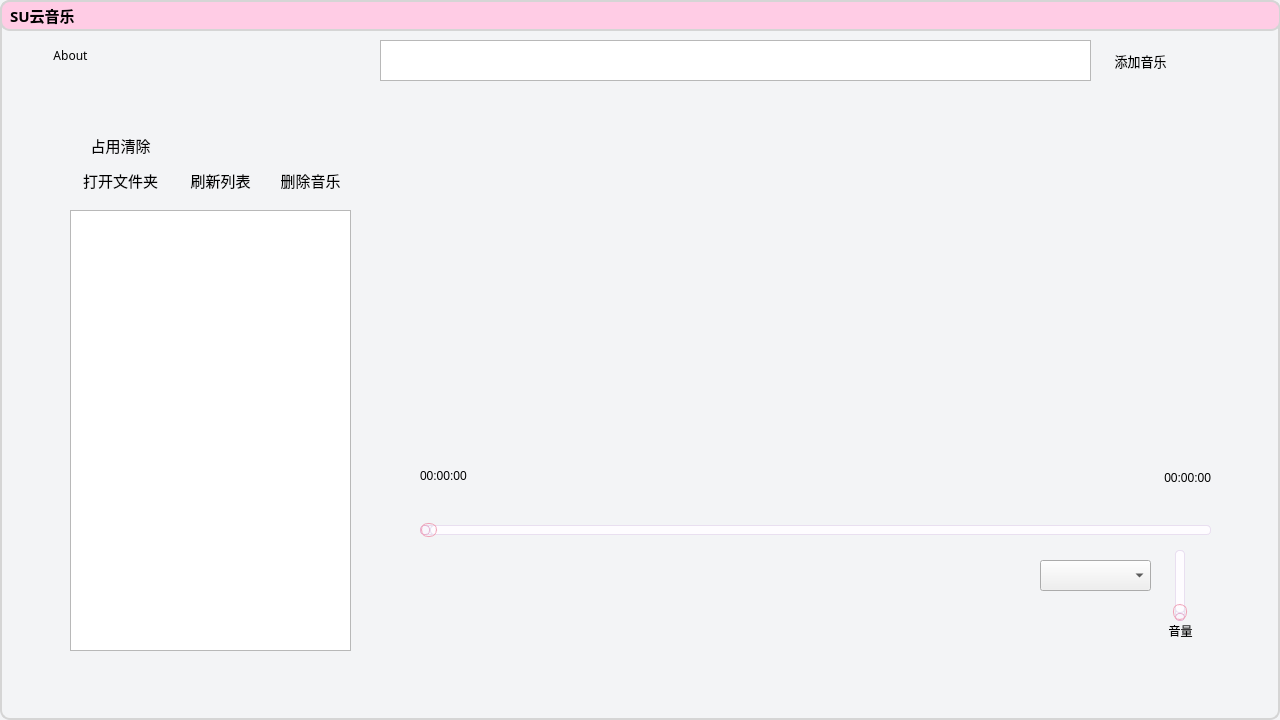
<?xml version="1.0" encoding="UTF-8"?>
<ui version="4.0">
 <class>SUmusic</class>
 <widget class="QMainWindow" name="SUmusic">
  <property name="enabled">
   <bool>true</bool>
  </property>
  <property name="geometry">
   <rect>
    <x>0</x>
    <y>0</y>
    <width>1280</width>
    <height>720</height>
   </rect>
  </property>
  <property name="sizePolicy">
   <sizepolicy hsizetype="Preferred" vsizetype="Preferred">
    <horstretch>0</horstretch>
    <verstretch>0</verstretch>
   </sizepolicy>
  </property>
  <property name="minimumSize">
   <size>
    <width>1280</width>
    <height>720</height>
   </size>
  </property>
  <property name="maximumSize">
   <size>
    <width>1280</width>
    <height>720</height>
   </size>
  </property>
  <property name="font">
   <font>
    <family>微软雅黑</family>
    <pointsize>11</pointsize>
    <bold>true</bold>
    <kerning>true</kerning>
   </font>
  </property>
  <property name="windowTitle">
   <string>SU云音乐</string>
  </property>
  <property name="windowIcon">
   <iconset resource="Icon.qrc">
    <normaloff>:/icon/4SUmusic/rainy_headicon.png</normaloff>:/icon/4SUmusic/rainy_headicon.png</iconset>
  </property>
  <property name="styleSheet">
   <string notr="true">QPushButton
{
	border:none;
}

QPushButton:hover
{
	background-color:rgb(212,212,212);
}


QMainWindow{         /*类名*/
    background-color:rgb(243,244,246); 
    border-radius: 10px;             /*四角圆角的直径*/
    border-style:solid;             /*边框样式（实线）*/
    border-width:2px;             /*边框宽度*/
    border-color:rgb(213, 213, 213);
}

QPushButton#closeWindow:hover{
	background-color:red;
}</string>
  </property>
  <widget class="QWidget" name="centralwidget">
   <widget class="QListView" name="Musiclist">
    <property name="geometry">
     <rect>
      <x>70</x>
      <y>210</y>
      <width>281</width>
      <height>441</height>
     </rect>
    </property>
    <property name="editTriggers">
     <set>QAbstractItemView::EditTrigger::NoEditTriggers</set>
    </property>
   </widget>
   <widget class="QWidget" name="widget" native="true">
    <property name="geometry">
     <rect>
      <x>480</x>
      <y>560</y>
      <width>611</width>
      <height>80</height>
     </rect>
    </property>
    <widget class="QPushButton" name="music_start">
     <property name="geometry">
      <rect>
       <x>260</x>
       <y>20</y>
       <width>91</width>
       <height>51</height>
      </rect>
     </property>
     <property name="styleSheet">
      <string notr="true"/>
     </property>
     <property name="text">
      <string/>
     </property>
     <property name="icon">
      <iconset resource="Icon.qrc">
       <normaloff>:/icon/4SUmusic/codicon_debug-start.png</normaloff>
       <normalon>:/icon/4SUmusic/ic_baseline-pause.png</normalon>:/icon/4SUmusic/codicon_debug-start.png</iconset>
     </property>
     <property name="iconSize">
      <size>
       <width>50</width>
       <height>50</height>
      </size>
     </property>
     <property name="checkable">
      <bool>true</bool>
     </property>
     <property name="autoDefault">
      <bool>false</bool>
     </property>
    </widget>
    <widget class="QPushButton" name="music_previews">
     <property name="geometry">
      <rect>
       <x>160</x>
       <y>20</y>
       <width>61</width>
       <height>51</height>
      </rect>
     </property>
     <property name="styleSheet">
      <string notr="true">image: url(:/icon/4SUmusic/mi_previous.png);</string>
     </property>
     <property name="text">
      <string/>
     </property>
    </widget>
    <widget class="QPushButton" name="music_next">
     <property name="geometry">
      <rect>
       <x>390</x>
       <y>20</y>
       <width>61</width>
       <height>51</height>
      </rect>
     </property>
     <property name="styleSheet">
      <string notr="true">image: url(:/icon/4SUmusic/mi_next.png);</string>
     </property>
     <property name="text">
      <string/>
     </property>
    </widget>
   </widget>
   <widget class="QLabel" name="all_long">
    <property name="geometry">
     <rect>
      <x>1120</x>
      <y>470</y>
      <width>91</width>
      <height>16</height>
     </rect>
    </property>
    <property name="text">
     <string>00:00:00</string>
    </property>
    <property name="alignment">
     <set>Qt::AlignmentFlag::AlignRight|Qt::AlignmentFlag::AlignTrailing|Qt::AlignmentFlag::AlignVCenter</set>
    </property>
   </widget>
   <widget class="QPushButton" name="reload">
    <property name="geometry">
     <rect>
      <x>180</x>
      <y>160</y>
      <width>81</width>
      <height>41</height>
     </rect>
    </property>
    <property name="font">
     <font>
      <family>微软雅黑</family>
      <pointsize>11</pointsize>
     </font>
    </property>
    <property name="text">
     <string>刷新列表</string>
    </property>
    <property name="icon">
     <iconset resource="Icon.qrc">
      <normaloff>:/icon/4SUmusic/material-symbols_refresh-rounded.png</normaloff>:/icon/4SUmusic/material-symbols_refresh-rounded.png</iconset>
    </property>
   </widget>
   <widget class="QLabel" name="now_long">
    <property name="geometry">
     <rect>
      <x>420</x>
      <y>470</y>
      <width>76</width>
      <height>12</height>
     </rect>
    </property>
    <property name="text">
     <string>00:00:00</string>
    </property>
   </widget>
   <widget class="QLabel" name="yinliang">
    <property name="geometry">
     <rect>
      <x>1140</x>
      <y>620</y>
      <width>81</width>
      <height>21</height>
     </rect>
    </property>
    <property name="font">
     <font>
      <family>微软雅黑</family>
     </font>
    </property>
    <property name="text">
     <string>音量</string>
    </property>
    <property name="alignment">
     <set>Qt::AlignmentFlag::AlignCenter</set>
    </property>
   </widget>
   <widget class="QSlider" name="musicslider">
    <property name="geometry">
     <rect>
      <x>420</x>
      <y>510</y>
      <width>791</width>
      <height>41</height>
     </rect>
    </property>
    <property name="styleSheet">
     <string notr="true">QSlider::groove:horizontal {
    border: 1px solid #e9dff0; /* 更亮的浅紫边框 */
    background: #f8f6fc; /* 更亮的浅灰紫色槽道 */
    height: 8px; /* 槽道高度 */
    border-radius: 4px; /* 圆角槽道 */
}

QSlider::sub-page:horizontal {
    background: qlineargradient(
        spread:pad,
        x1:0, y1:0, x2:1, y2:0,
        stop:0 #f0c8dd, /* 更亮的浅粉紫 */
        stop:1 #e6b2d1  /* 更亮的紫粉色 */
    ); /* 已播放部分渐变 */
    border: 1px solid #e6b2d1; /* 较亮的渐变边框 */
    height: 8px;
    border-radius: 4px;
}

QSlider::add-page:horizontal {
    background: #fefcff; /* 更亮的未播放部分浅灰粉色 */
    border: 1px solid #e9dff0; /* 更亮的浅紫边框 */
    height: 8px;
    border-radius: 4px;
}

QSlider::handle:horizontal {
    background: qradialgradient(
        cx:0.5, cy:0.5, radius:0.5,
        fx:0.5, fy:0.5,
        stop:0 #fff, /* 白色中心 */
        stop:1 #f6c4d3 /* 更亮的浅粉外圈 */
    ); /* 滑块渐变颜色 */
    border: 1px solid #f0a3b8; /* 更亮的粉色边框 */
    width: 14px; /* 滑块宽度 */
    height: 14px; /* 滑块高度 */
    margin: -3px 0; /* 调整垂直位置 */
    border-radius: 7px; /* 圆形滑块 */
}

QSlider::handle:horizontal:hover {
    background: qradialgradient(
        cx:0.5, cy:0.5, radius:0.5,
        fx:0.5, fy:0.5,
        stop:0 #fff8fa, /* 悬浮时更亮的中心 */
        stop:1 #f89ab6  /* 更亮的外圈亮粉色 */
    ); /* 鼠标悬浮滑块渐变 */
    border: 1px solid #f48ca2; /* 边框更亮 */
}

QSlider::groove:horizontal:hover {
    background: #f9f3f9; /* 鼠标悬浮时更亮的浅紫色 */
}
</string>
    </property>
    <property name="maximum">
     <number>100</number>
    </property>
    <property name="orientation">
     <enum>Qt::Orientation::Horizontal</enum>
    </property>
   </widget>
   <widget class="QPushButton" name="about">
    <property name="geometry">
     <rect>
      <x>40</x>
      <y>40</y>
      <width>61</width>
      <height>31</height>
     </rect>
    </property>
    <property name="font">
     <font>
      <family>微软雅黑</family>
     </font>
    </property>
    <property name="text">
     <string>About</string>
    </property>
   </widget>
   <widget class="QLabel" name="MuCover">
    <property name="geometry">
     <rect>
      <x>640</x>
      <y>120</y>
      <width>300</width>
      <height>300</height>
     </rect>
    </property>
    <property name="styleSheet">
     <string notr="true"/>
    </property>
    <property name="text">
     <string/>
    </property>
    <property name="pixmap">
     <pixmap resource="Icon.qrc">:/icon/4SUmusic/default_cover.png</pixmap>
    </property>
    <property name="scaledContents">
     <bool>true</bool>
    </property>
   </widget>
   <widget class="QTextEdit" name="usrInput">
    <property name="geometry">
     <rect>
      <x>380</x>
      <y>40</y>
      <width>711</width>
      <height>41</height>
     </rect>
    </property>
    <property name="font">
     <font>
      <family>微软雅黑</family>
      <pointsize>14</pointsize>
      <bold>false</bold>
     </font>
    </property>
    <property name="undoRedoEnabled">
     <bool>true</bool>
    </property>
    <property name="lineWrapMode">
     <enum>QTextEdit::LineWrapMode::WidgetWidth</enum>
    </property>
    <property name="overwriteMode">
     <bool>false</bool>
    </property>
    <property name="acceptRichText">
     <bool>true</bool>
    </property>
   </widget>
   <widget class="QPushButton" name="addMusic">
    <property name="geometry">
     <rect>
      <x>1100</x>
      <y>40</y>
      <width>81</width>
      <height>41</height>
     </rect>
    </property>
    <property name="font">
     <font>
      <family>微软雅黑</family>
      <pointsize>10</pointsize>
     </font>
    </property>
    <property name="text">
     <string>添加音乐</string>
    </property>
    <property name="icon">
     <iconset theme="QIcon::ThemeIcon::EditFind"/>
    </property>
   </widget>
   <widget class="QPushButton" name="open_file">
    <property name="geometry">
     <rect>
      <x>70</x>
      <y>160</y>
      <width>101</width>
      <height>41</height>
     </rect>
    </property>
    <property name="font">
     <font>
      <family>微软雅黑</family>
      <pointsize>11</pointsize>
     </font>
    </property>
    <property name="styleSheet">
     <string notr="true"/>
    </property>
    <property name="text">
     <string>打开文件夹</string>
    </property>
    <property name="icon">
     <iconset resource="Icon.qrc">
      <normaloff>:/icon/4SUmusic/mdi-light_file.png</normaloff>:/icon/4SUmusic/mdi-light_file.png</iconset>
    </property>
   </widget>
   <widget class="QPushButton" name="del_music">
    <property name="geometry">
     <rect>
      <x>270</x>
      <y>160</y>
      <width>81</width>
      <height>41</height>
     </rect>
    </property>
    <property name="font">
     <font>
      <family>微软雅黑</family>
      <pointsize>11</pointsize>
     </font>
    </property>
    <property name="text">
     <string>删除音乐</string>
    </property>
    <property name="icon">
     <iconset resource="Icon.qrc">
      <normaloff>:/icon/4SUmusic/material-symbols_delete-outline-rounded.png</normaloff>:/icon/4SUmusic/material-symbols_delete-outline-rounded.png</iconset>
    </property>
   </widget>
   <widget class="QSlider" name="volum_slide">
    <property name="geometry">
     <rect>
      <x>1170</x>
      <y>550</y>
      <width>20</width>
      <height>71</height>
     </rect>
    </property>
    <property name="styleSheet">
     <string notr="true">QSlider::groove:vertical {
    border: 1px solid #e9dff0; /* 边框浅紫色 */
    background: #f8f6fc; /* 浅灰紫色槽道 */
    width: 8px; /* 槽道宽度 */
    border-radius: 4px; /* 圆角槽道 */
}

QSlider::sub-page:vertical {
    background: #fefcff; /* 已调整部分浅灰粉色 */
    border: 1px solid #e9dff0; /* 边框浅紫色 */
    width: 8px;
    border-radius: 4px;
}

QSlider::add-page:vertical {
    background: qlineargradient(
        spread:pad,
        x1:0, y1:0, x2:0, y2:1,
        stop:0 #f0c8dd, /* 更亮的浅粉紫 */
        stop:1 #e6b2d1  /* 更亮的紫粉色 */
    ); /* 未调整部分渐变 */
    border: 1px solid #e6b2d1; /* 渐变边框 */
    width: 8px;
    border-radius: 4px;
}

QSlider::handle:vertical {
    background: qradialgradient(
        cx:0.5, cy:0.5, radius:0.5,
        fx:0.5, fy:0.5,
        stop:0 #fff, /* 白色中心 */
        stop:1 #f6c4d3 /* 更亮的浅粉外圈 */
    ); /* 滑块渐变颜色 */
    border: 1px solid #f0a3b8; /* 边框浅粉色 */
    width: 14px; /* 滑块宽度 */
    height: 14px; /* 滑块高度 */
    margin: 0 -3px; /* 调整水平位置 */
    border-radius: 7px; /* 圆形滑块 */
}

QSlider::handle:vertical:hover {
    background: qradialgradient(
        cx:0.5, cy:0.5, radius:0.5,
        fx:0.5, fy:0.5,
        stop:0 #fff8fa, /* 悬浮时更亮的中心 */
        stop:1 #f89ab6  /* 更亮的外圈亮粉色 */
    ); /* 鼠标悬浮滑块渐变 */
    border: 1px solid #f48ca2; /* 边框更亮 */
}

QSlider::groove:vertical:hover {
    background: #f9f3f9; /* 鼠标悬浮时更亮的浅紫色 */
}
</string>
    </property>
    <property name="orientation">
     <enum>Qt::Orientation::Vertical</enum>
    </property>
   </widget>
   <widget class="QLabel" name="headBar">
    <property name="geometry">
     <rect>
      <x>0</x>
      <y>0</y>
      <width>1281</width>
      <height>31</height>
     </rect>
    </property>
    <property name="styleSheet">
     <string notr="true">background-color:rgb(255,204,229);
border-radius: 10px;             /*四角圆角的直径*/
border-width:2px;             /*边框宽度*/
border-color:rgb(213, 213, 213);
border-style:solid</string>
    </property>
    <property name="text">
     <string/>
    </property>
   </widget>
   <widget class="QPushButton" name="closeWindow">
    <property name="geometry">
     <rect>
      <x>1240</x>
      <y>0</y>
      <width>31</width>
      <height>31</height>
     </rect>
    </property>
    <property name="styleSheet">
     <string notr="true">border-radius: 15px;
</string>
    </property>
    <property name="text">
     <string/>
    </property>
    <property name="icon">
     <iconset theme="QIcon::ThemeIcon::ApplicationExit"/>
    </property>
   </widget>
   <widget class="QPushButton" name="minWindow">
    <property name="geometry">
     <rect>
      <x>1200</x>
      <y>0</y>
      <width>31</width>
      <height>31</height>
     </rect>
    </property>
    <property name="styleSheet">
     <string notr="true">border-radius: 15px;</string>
    </property>
    <property name="text">
     <string/>
    </property>
    <property name="icon">
     <iconset theme="QIcon::ThemeIcon::ListRemove"/>
    </property>
   </widget>
   <widget class="QLabel" name="Introduction">
    <property name="geometry">
     <rect>
      <x>10</x>
      <y>0</y>
      <width>91</width>
      <height>31</height>
     </rect>
    </property>
    <property name="font">
     <font>
      <family>微软雅黑</family>
      <pointsize>11</pointsize>
      <italic>false</italic>
      <bold>true</bold>
     </font>
    </property>
    <property name="text">
     <string>SU云音乐</string>
    </property>
   </widget>
   <widget class="QComboBox" name="songMode">
    <property name="geometry">
     <rect>
      <x>1040</x>
      <y>560</y>
      <width>111</width>
      <height>31</height>
     </rect>
    </property>
    <property name="font">
     <font>
      <family>微软雅黑</family>
      <pointsize>10</pointsize>
     </font>
    </property>
    <property name="currentText">
     <string/>
    </property>
   </widget>
   <widget class="QPushButton" name="pushButton">
    <property name="geometry">
     <rect>
      <x>70</x>
      <y>130</y>
      <width>101</width>
      <height>31</height>
     </rect>
    </property>
    <property name="font">
     <font>
      <family>微软雅黑</family>
      <pointsize>11</pointsize>
     </font>
    </property>
    <property name="text">
     <string>占用清除</string>
    </property>
   </widget>
  </widget>
 </widget>
 <resources>
  <include location="Icon.qrc"/>
 </resources>
 <connections/>
</ui>
